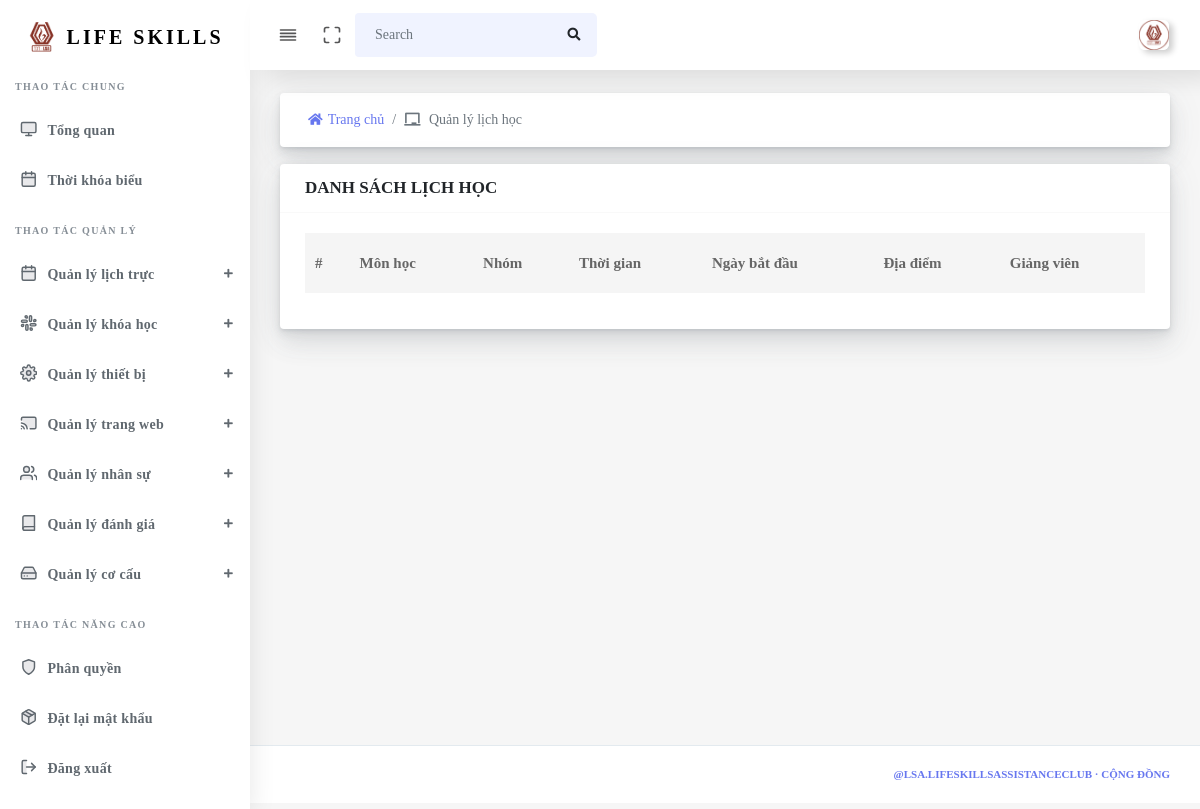
The app's page /Admin/DetailedCourse&id_schoolyear=3&semester=Học kỳ Hè&date=2022-08-01 (signed in), older data.
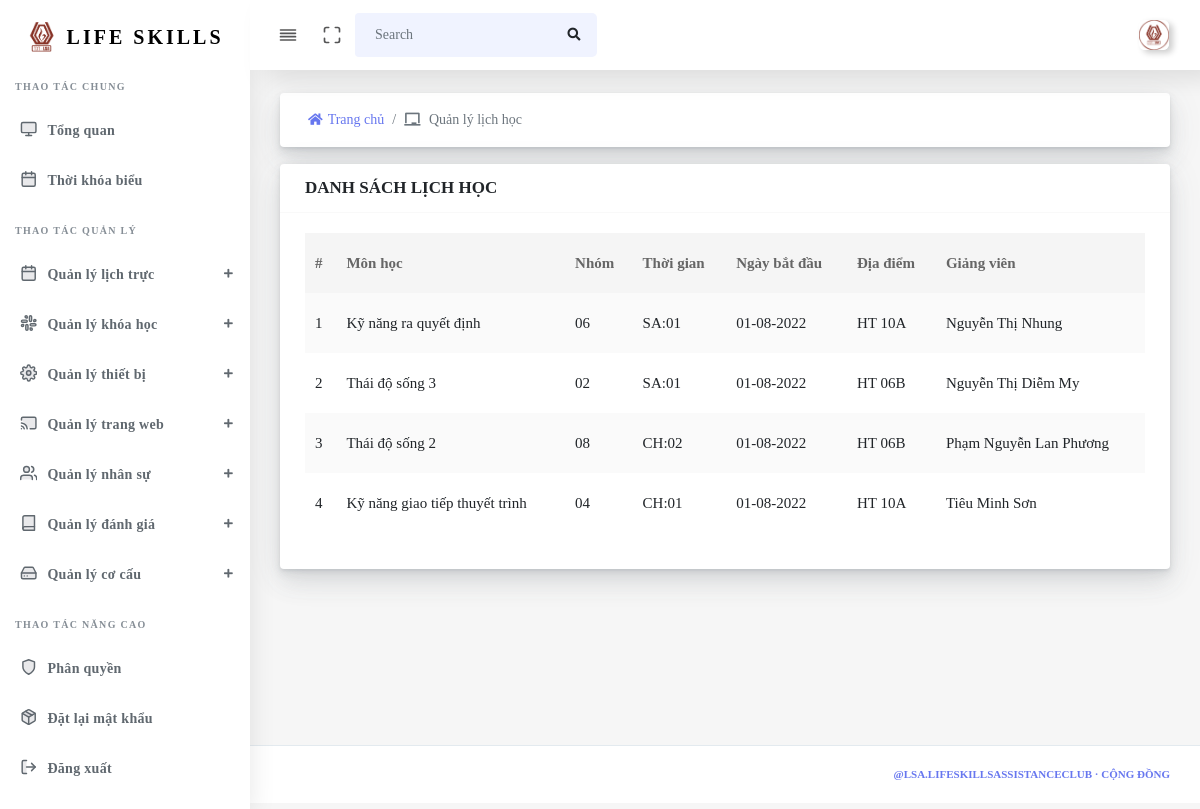
The same page, newer data.
### tables this page shows
CREATE TABLE `tbl_course` (
  `id_course` int(255) NOT NULL,
  `id_subject` int(255) NOT NULL,
  `group` varchar(255) NOT NULL,
  `teacher` varchar(255) DEFAULT NULL,
  `period` varchar(255) NOT NULL,
  `local` varchar(255) DEFAULT NULL,
  `date` date NOT NULL,
  `semester` varchar(255) NOT NULL,
  `id_schoolyear` int(255) NOT NULL
);

CREATE TABLE `tbl_subject` (
  `id_subject` int(255) NOT NULL,
  `subject` varchar(255) NOT NULL,
  `note` varchar(255) DEFAULT NULL
);

### source/views/admin/layout.php (called while the page is built, shortened)
<?php
$filepath = realpath(dirname(__FILE__));
require_once($filepath . '/partials/header.php');
require_once($filepath . '/pages/' . $data['page'] . '.php');
require_once($filepath . '/partials/footer.php');
?>

### source/core/Controller.php (called while the page is built, shortened)
<?php
class Controller
{
    public function viewAdmin($view, $data = [])
    {
        require_once(realpath(dirname(__FILE__)) . '/../views/admin/' . $view . '.php');
    }
}
?>

### source/controllers/Admin.php (called while the page is built, shortened)
<?php
class Admin extends Controller
{
  private $SchoolYear;
  private $Subject;
  private $Course;
  function __construct()
  {
    $this->SchoolYear       = $this->model("SchoolYear");
    $this->Subject          = $this->model("Subject");
    $this->Course           = $this->model("Course");
  }
  public function DetailedCourse()
  {
    $Notification   = [];
    $id_schoolyear  = $_GET['id_schoolyear'];
    $semester       = $_GET['semester'];
    $date           = $_GET['date'];
    $this->viewAdmin("layout", [
      "page"                => "course/detailed",
      "ListSubject"         => $this->Subject->getSubject(),
      "ListSchoolYear"      => $this->SchoolYear->getSchoolYear(),
      "ListDetailedCourse"  => $this->Course->getDetailedCourse($id_schoolyear, $semester, $date),
      "Notification"        => $Notification,
    ]);
  }
}

### source/core/App.php (called while the page is built, shortened)
<?php
class App
{
    protected $action       = "Index";
    function __construct()
    {
        $arr        = $this->UrlProcess();
        $filepath   = realpath(dirname(__FILE__));
        if (isset($arr[0])) {
            if (file_exists($filepath . '/../controllers/' . $arr[0] . '.php')) {
                if ($arr[0] == "Admin") {
                    $this->action = "Home";
                }
                unset($arr[0]);
            }
        }
        $this->controller = new $this->controller;
        if (isset($arr[1])) {
            if (method_exists($this->controller, $arr[1])) {
                $this->action = $arr[1];
            }
            unset($arr[1]);
        }
        $this->params = $arr ? array_values($arr) : [];
        call_user_func_array([$this->controller, $this->action], $this->params);
    }
    function UrlProcess()
    {
        if (isset($_GET["url"])) return explode("/", filter_var(trim($_GET["url"], "/")));
    }
}
?>

### index.php (called while the page is built, shortened)
<?php
$myApp = new App();
?>

### source/core/lib/database.php (called while the page is built, shortened)
<?php
class Database
{
  protected $host   = DB_HOST;
  protected $user   = DB_USER;
  protected $pass   = DB_PASS;
  protected $dbname = DB_NAME;
  public $link;
  private function connectDB()
  {
    $this->link = new mysqli(
      $this->host,
      $this->user,
      $this->pass,
      $this->dbname
    );
  }
  public function select($query)
  {
    $result = $this->link->query($query) or
      die($this->link->error . __LINE__);
    if ($result->num_rows > 0) {
      return $result;
    } else {
      return false;
    }
  }
}

### source/models/Course.php (called while the page is built, shortened)
<?php
class Course
{
  private $db;
  public function __construct()
  {
    $this->db = new Database();
  }
  public function getDetailedCourse($id_schoolyear, $semester, $date)
  {
    $query  = "SELECT tbl_course.*, tbl_subject.subject, tbl_schoolyear.schoolyear FROM  tbl_course, tbl_subject, tbl_schoolyear WHERE tbl_course.id_schoolyear = '$id_schoolyear' AND tbl_course.semester = '$semester' AND tbl_course.date = '$date' AND tbl_course.id_subject = tbl_subject.id_subject AND tbl_course.id_schoolyear = tbl_schoolyear.id_schoolyear ORDER BY period DESC";
    $result = $this->db->select($query);
    return $result;
  }
}

### source/core/helpers/format.php (called while the page is built, shortened)
<?php
class Format
{
  public function formatDate($date)
  {
    return date('d-m-Y', strtotime($date));
  }
}

### source/views/admin/pages/course/detailed.php (the view, shortened to what the changed rows need)
<div class="main-content">
  <section class="section">
    <div class="section-body">
      <div class="row">
        <div class="col-12">
          <div class="card">
            <div class="card-body">
              <div class="table-responsive">
                <table class="table table-striped table-hover" id="table-1">
                  <thead>
                    <tr>
                      <th>#</th>
                      <th>Môn học</th>
                      <th>Nhóm</th>
                      <th>Thời gian</th>
                      <th>Ngày bắt đầu</th>
                      <th>Địa điểm</th>
                      <th>Giảng viên</th>
                    </tr>
                  </thead>
                  <tbody>
                    <?php if ($data['ListDetailedCourse']) {
                      $fm = new Format();
                      $i = 1;
                      while ($value = $data['ListDetailedCourse']->fetch_assoc()) { ?>
                        <tr>
                          <td><?php echo $i++; ?></td>
                          <td><?php echo $value['subject']; ?></td>
                          <td><?php echo $value['group']; ?></td>
                          <td><?php echo $value['period']; ?></td>
                          <td><?php echo $fm->formatDate($value['date']); ?></td>
                          <td><?php echo $value['local']; ?></td>
                          <td><?php echo $value['teacher']; ?></td>
                        </tr>
                    <?php }
                    } ?>
                  </tbody>
                </table>
              </div>
            </div>
          </div>
        </div>
      </div>
    </div>
  </section>
</div>

Row changes from the older to the newer data that the page shows:
added tbl_course: id_subject.subject "Kỹ năng ra quyết định", group "06", period "SA:01", date "01-08-2022", local "HT 10A", teacher "Nguyễn Thị Nhung"
added tbl_course: id_subject.subject "Thái độ sống 3", group "02", period "SA:01", date "01-08-2022", local "HT 06B", teacher "Nguyễn Thị Diễm My"
added tbl_course: id_subject.subject "Thái độ sống 2", group "08", period "CH:02", date "01-08-2022", local "HT 06B", teacher "Phạm Nguyễn Lan Phương"
added tbl_course: id_subject.subject "Kỹ năng giao tiếp thuyết trình", group "04", period "CH:01", date "01-08-2022", local "HT 10A", teacher "Tiêu Minh Sơn"
